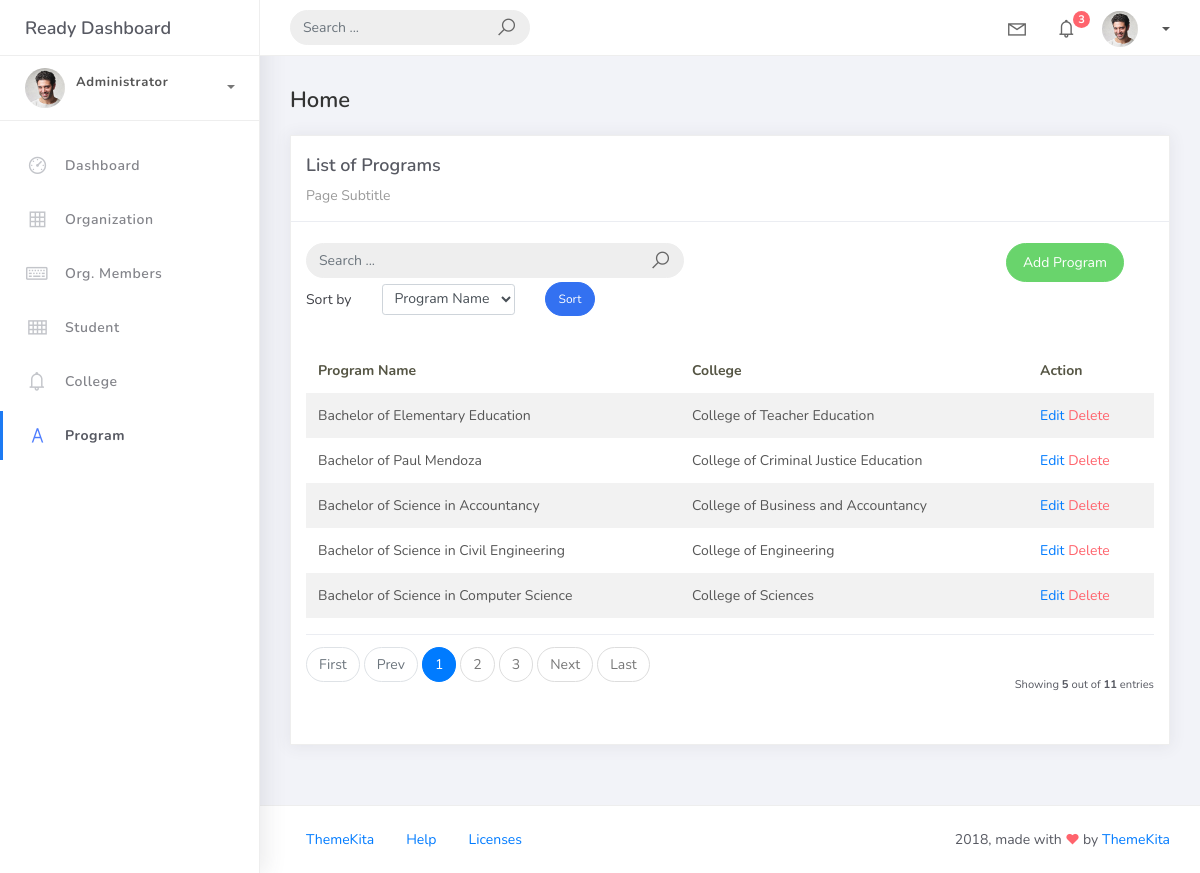
Before: /program_list with the older database file.
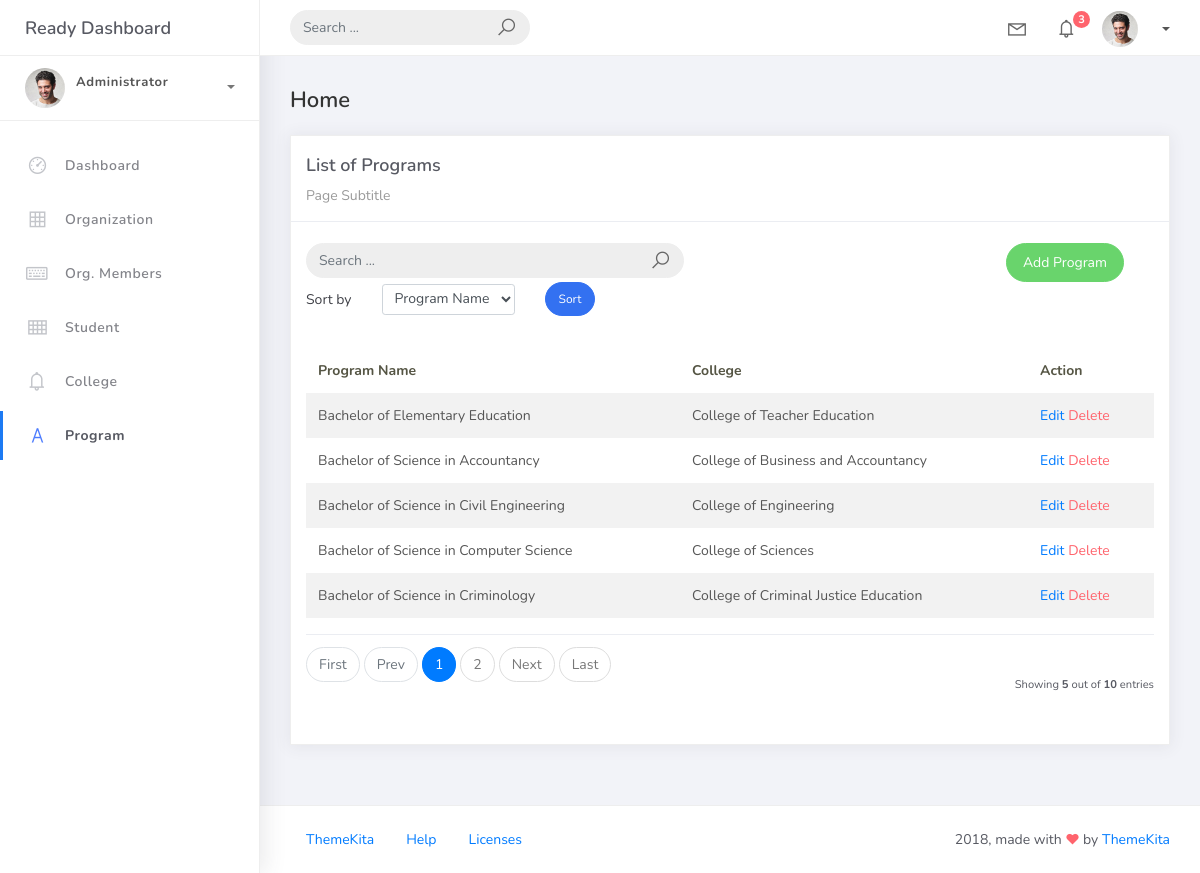
After: the same page with the newer database file.
### studentorg/models.py (models this page shows, shortened)
class BaseModel(models.Model):
    created_at = models.DateTimeField(auto_now_add=True, db_index=True)
    updated_at = models.DateTimeField(auto_now=True)
    class Meta:
        abstract = True

class Program(BaseModel):
    prog_name = models.CharField(max_length=150)
    college = models.ForeignKey(College, on_delete=models.CASCADE)

class College(BaseModel):
    college_name = models.CharField(max_length=150)
    def __str__(self):
        return self.college_name

### studentorg/views.py (the view)
# urls.py: path('program_list', ProgramList.as_view(), name='program-list'),
class ProgramList(ListView):
    model = Program
    context_object_name = 'program'
    template_name = 'program_list.html'
    paginate_by = 5
    def get_ordering(self):
        allowed = ["prog_name", "college__college_name"]
        sort_by = self.request.GET.get("sort_by")
        if sort_by in allowed:
            return sort_by
        return "prog_name"
    def get_queryset(self):
        qs = super().get_queryset()
        query = self.request.GET.get('q')
        if query:
            qs = qs.filter(
                Q(prog_name__icontains=query) |
                Q(college__college_name__icontains=query)
            )
        return qs

### templates/program_list.html (shortened to what this page needs)
{% extends 'base.html' %}
{% load static %}
{% block content %}
<div class="content">
    <div class="container-fluid">
        <h4 class="page-title">Home</h4>
        <div class="row">
            <div class="col-md-12">
                <div class="card">
                    <div class="card-header">
                        <div class="card-title">List of Programs</div>
                        <div class="card-category">Page Subtitle</div>
                    </div>
                    <br />
                    <div class="col-md-12 row">
                        <div class="col-md-6">
                            <form class="navbar-left navbar-form nav-search mr-md-3" action="{% url 'program-list' %}">
                                <div class="input-group">
                                    <input type="text" placeholder="Search ..." class="form-control" name="q" />
                                    <div class="input-group-append">
                                        <span class="input-group-text">
                                            <i class="la la-search search-icon"></i>
                                        </span>
                                    </div>
                                </div>
                            </form>
                        </div>
                        <div class="col-md-6">
                            <div class="pull-right">
                                <a href="{% url 'program-add' %}" class="btn btn-success btn-rounded">
                                    Add Program
                                </a>
                            </div>
                        </div>
                        <div class="col-md-12">
                            <form method="get" class="row g-2 align-items-center">
                                <div class="col-auto">
                                    <label for="smallSelect" class="col-form-label">Sort by</label>
                                </div>
                                <div class="col-auto">
                                    <select class="form-control form-control-sm" id="smallSelect" name="sort_by">
                                        <option value="prog_name" {% if request.GET.sort_by == "prog_name" %}selected{% endif %}>
                                            Program Name
                                        </option>
                                    </select>
                                </div>
                                <div class="col-auto">
                                    <button type="submit" class="btn btn-primary btn-sm btn-rounded">Sort</button>
                                </div>
                            </form>
                        </div>
                    </div>
                    <div class="card-body">
                        <table class="table table-striped mt-3">
                            <thead>
                                <tr>
                                    <th scope="col">Program Name</th>
                                    <th scope="col">College</th>
                                    <th scope="col">Action</th>
                                </tr>
                            </thead>
                            <tbody>
                                {% for object in object_list %}
                                <tr>
                                    <td>{{ object.prog_name }}</td>
                                    <td>{{ object.college }}</td>
                                    <td>
                                        <a href="{% url 'program-update' object.id %}">Edit</a>
                                        <a href="{% url 'program-delete' object.id %}" class="text-danger">Delete</a>
                                    </td>
                                    </tr>
                                {% endfor %}
                            </tbody>
                        </table>
                        {% include 'includes/pagination.html' %}
                    </div>
                </div>
            </div>
        </div>
    </div>
</div>
{% endblock %}

Changed rows visible on the page:
removed Program: prog_name "Bachelor of Paul Mendoza", college "College of Criminal Justice Education"
now on this page (row unchanged): Program: prog_name "Bachelor of Science in Criminology", college "College of Criminal Justice Education"
Other visible differences:
{{ paginator.count }}: "11" → "10"
list line gone: "3"
